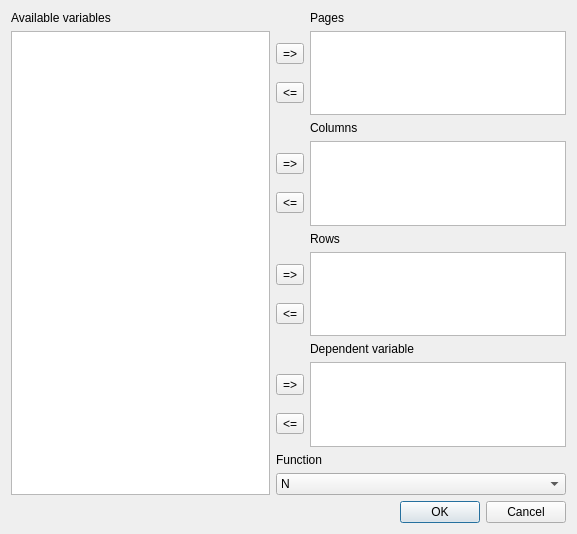
<?xml version="1.0" encoding="UTF-8"?>
<ui version="4.0">
 <class>Dialog</class>
 <widget class="QDialog" name="Dialog">
  <property name="geometry">
   <rect>
    <x>0</x>
    <y>0</y>
    <width>577</width>
    <height>534</height>
   </rect>
  </property>
  <property name="windowTitle">
   <string>Pivot table</string>
  </property>
  <layout class="QGridLayout" name="gridLayout_5">
   <item row="0" column="0" rowspan="5">
    <layout class="QVBoxLayout" name="verticalLayout_2">
     <item>
      <widget class="QLabel" name="label">
       <property name="text">
        <string>Available variables</string>
       </property>
       <property name="buddy">
        <cstring>sourceListWidget</cstring>
       </property>
      </widget>
     </item>
     <item>
      <widget class="QListWidget" name="sourceListWidget">
       <property name="selectionMode">
        <enum>QAbstractItemView::ExtendedSelection</enum>
       </property>
      </widget>
     </item>
    </layout>
   </item>
   <item row="0" column="1">
    <layout class="QGridLayout" name="gridLayout">
     <item row="0" column="1">
      <widget class="QLabel" name="label_4">
       <property name="text">
        <string>Pages</string>
       </property>
       <property name="buddy">
        <cstring>pagesListWidget</cstring>
       </property>
      </widget>
     </item>
     <item row="1" column="0">
      <layout class="QVBoxLayout" name="verticalLayout">
       <item>
        <widget class="QToolButton" name="addPages">
         <property name="text">
          <string>=&gt;</string>
         </property>
        </widget>
       </item>
       <item>
        <widget class="QToolButton" name="removePages">
         <property name="text">
          <string>&lt;=</string>
         </property>
        </widget>
       </item>
      </layout>
     </item>
     <item row="1" column="1">
      <widget class="QListWidget" name="pagesListWidget">
       <property name="selectionMode">
        <enum>QAbstractItemView::ExtendedSelection</enum>
       </property>
      </widget>
     </item>
    </layout>
   </item>
   <item row="1" column="1">
    <layout class="QGridLayout" name="gridLayout_2">
     <item row="0" column="1">
      <widget class="QLabel" name="label_3">
       <property name="text">
        <string>Columns</string>
       </property>
       <property name="buddy">
        <cstring>columnsListWidget</cstring>
       </property>
      </widget>
     </item>
     <item row="1" column="0">
      <layout class="QVBoxLayout" name="verticalLayout_3">
       <item>
        <widget class="QToolButton" name="addColumns">
         <property name="text">
          <string>=&gt;</string>
         </property>
        </widget>
       </item>
       <item>
        <widget class="QToolButton" name="removeColumns">
         <property name="text">
          <string>&lt;=</string>
         </property>
        </widget>
       </item>
      </layout>
     </item>
     <item row="1" column="1">
      <widget class="QListWidget" name="columnsListWidget">
       <property name="selectionMode">
        <enum>QAbstractItemView::ExtendedSelection</enum>
       </property>
      </widget>
     </item>
    </layout>
   </item>
   <item row="2" column="1">
    <layout class="QGridLayout" name="gridLayout_4">
     <item row="0" column="1">
      <widget class="QLabel" name="label_2">
       <property name="text">
        <string>Rows</string>
       </property>
       <property name="buddy">
        <cstring>rowsListWidget</cstring>
       </property>
      </widget>
     </item>
     <item row="1" column="0">
      <layout class="QVBoxLayout" name="verticalLayout_6">
       <item>
        <widget class="QToolButton" name="addRows">
         <property name="text">
          <string>=&gt;</string>
         </property>
        </widget>
       </item>
       <item>
        <widget class="QToolButton" name="removeRows">
         <property name="text">
          <string>&lt;=</string>
         </property>
        </widget>
       </item>
      </layout>
     </item>
     <item row="1" column="1">
      <widget class="QListWidget" name="rowsListWidget">
       <property name="selectionMode">
        <enum>QAbstractItemView::ExtendedSelection</enum>
       </property>
      </widget>
     </item>
    </layout>
   </item>
   <item row="3" column="1">
    <layout class="QGridLayout" name="gridLayout_3">
     <item row="0" column="1">
      <widget class="QLabel" name="label_5">
       <property name="text">
        <string>Dependent variable</string>
       </property>
       <property name="buddy">
        <cstring>dependentListWidget</cstring>
       </property>
      </widget>
     </item>
     <item row="1" column="0">
      <layout class="QVBoxLayout" name="verticalLayout_5">
       <item>
        <widget class="QToolButton" name="addDependent">
         <property name="text">
          <string>=&gt;</string>
         </property>
        </widget>
       </item>
       <item>
        <widget class="QToolButton" name="removeDependent">
         <property name="text">
          <string>&lt;=</string>
         </property>
        </widget>
       </item>
      </layout>
     </item>
     <item row="1" column="1">
      <widget class="QListWidget" name="dependentListWidget"/>
     </item>
    </layout>
   </item>
   <item row="4" column="1">
    <layout class="QVBoxLayout" name="verticalLayout_4">
     <item>
      <widget class="QLabel" name="label_6">
       <property name="text">
        <string>Function</string>
       </property>
       <property name="buddy">
        <cstring>function</cstring>
       </property>
      </widget>
     </item>
     <item>
      <widget class="QComboBox" name="function">
       <item>
        <property name="text">
         <string>N</string>
        </property>
       </item>
       <item>
        <property name="text">
         <string>Sum</string>
        </property>
       </item>
       <item>
        <property name="text">
         <string>Mean</string>
        </property>
       </item>
       <item>
        <property name="text">
         <string>Median</string>
        </property>
       </item>
       <item>
        <property name="text">
         <string>Lower quartile</string>
        </property>
       </item>
       <item>
        <property name="text">
         <string>Upper quartile</string>
        </property>
       </item>
       <item>
        <property name="text">
         <string>Standard deviation</string>
        </property>
       </item>
       <item>
        <property name="text">
         <string>Variance</string>
        </property>
       </item>
      </widget>
     </item>
    </layout>
   </item>
   <item row="5" column="1">
    <widget class="QDialogButtonBox" name="buttonBox">
     <property name="orientation">
      <enum>Qt::Horizontal</enum>
     </property>
     <property name="standardButtons">
      <set>QDialogButtonBox::Cancel|QDialogButtonBox::Ok</set>
     </property>
    </widget>
   </item>
  </layout>
 </widget>
 <resources/>
 <connections>
  <connection>
   <sender>buttonBox</sender>
   <signal>accepted()</signal>
   <receiver>Dialog</receiver>
   <slot>accept()</slot>
   <hints>
    <hint type="sourcelabel">
     <x>248</x>
     <y>254</y>
    </hint>
    <hint type="destinationlabel">
     <x>157</x>
     <y>274</y>
    </hint>
   </hints>
  </connection>
  <connection>
   <sender>buttonBox</sender>
   <signal>rejected()</signal>
   <receiver>Dialog</receiver>
   <slot>reject()</slot>
   <hints>
    <hint type="sourcelabel">
     <x>316</x>
     <y>260</y>
    </hint>
    <hint type="destinationlabel">
     <x>286</x>
     <y>274</y>
    </hint>
   </hints>
  </connection>
 </connections>
</ui>
